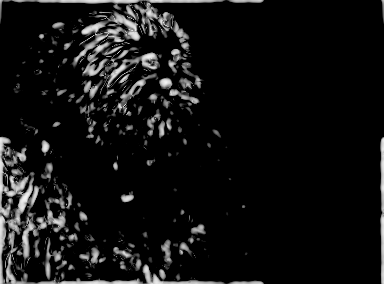
%> input picture codeBISA2/LPC-SI/monkey.bmp, 384 x 284 px
$ octave lpc_test.m   (GNU Octave 9; MATLAB toolbox functions it lacks are replaced by stand-ins)
%> lines starting %> are read from the running program, lines starting %| are printed output that depends on the picture
### codeBISA/LPC-SI/LPC_index_score.m
function [lpc_si, lpc_map] = LPC_index_score(im, scales, w, C, Beta_k, norient, B)

%========================================================================
%LPC-SI = Local Phase Coherence - Sharpness Index, Version 1.0
%Copyright(c) 2013 Rania Hassen
%All Rights Reserved.
%
%The authors are with Department of Electrical and Computer Engineering,
%University of Waterloo, Canada.
%
%----------------------------------------------------------------------
%Permission to use, copy, or modify this software and its documentation
%for educational and research purposes only and without fee is hereby
%granted, provided that this copyright notice and the original authors'
%names appear on all copies and supporting documentation. This program
%shall not be used, rewritten, or adapted as the basis of a commercial
%software or hardware product without first obtaining permission of the
%authors. The authors make no representations about the suitability of
%this software for any purpose. It is provided "as is" without express
%or implied warranty.
%----------------------------------------------------------------------
%
%This is an implementation of the algorithm for calculating the
%Local Phase Coherence - Sharpness Index (LPC-SI) for an input image.
%Please refer to the following papers:
%
%R. Hassen, Z. Wang, M. Salama, "Image Sharpness Assessment Based on Local Phase
% Coherence", IEEE Transactions on Image Processing, Volume: 22, Issue: 0, to appear 2013.
%
%R. Hassen, Z. Wang, and M. Salama, ¡°No-reference image sharpness
%assessment based on local phase coherence measurement ,¡± IEEE International
%Conference on Acoustics, Speech, & Signal Processing, Dallas, TX, Mar. 14-19, 2010.
%
%Kindly report any suggestions or corrections to zhouwang@ieee.org
%
%----------------------------------------------------------------------
%
%Input : (1) im: the input image
%        (2) scales: scales level of successive filters (see the above
%            reference for different scale factors).
%            Default is [1 3/2 2]
%        (3) w: scales weights used to evaluate LPC. The value of
%            weights are associated by the scales choosen. (see the above
%            reference for different scale factors and weights).
%            Default is [1 -3 2]
%        (4) C: constant in the LPC-SI formula (see the above
%            reference). Default is C = 2;
%        (5) Beta_k: parameter used to control the speed of decay of the
%            weighting function. default is: Beta_k = 1e-4;
%        (6) norient: number of filters orientation
%        (7) B: boundry parameter used to crop the input image
%
%Output: (1) lpc_si: no-reference sharpness objective score of the input
%            image. 1 means very sharp, and 0 means very blurred.
%        (2) lpc_map: LPC sharpness map
%
%Default Usage:
%   Given an input blurred image im, compute the preceived sharpness as
%   follow:
%
%   [si lpc_map] = lpc_si(im);
%
%Advanced Usage:
%   You can choose different scale values as follow:
%
%   [si lpc_map] = lpc_si(im,[1 2 4], [1 -3 2]);
%
%The authors would like to thanks Dr. Peter Kovesi for providing the
%intial implementation of logGabor filter bank.
%========================================================================

[row, col, dep]= size(im);
if dep > 1
    im = rgb2gray(im);
end

if nargin < 7,  B = round(min(row, col)/16); end
if nargin < 6,  norient  = 8; end
if nargin < 5,  Beta_k = 1e-4; end
if nargin < 4,  C = 2; end
if nargin < 3,  w = [1 -3 2]; end
if nargin < 2,  scales   = [1 3/2 2]; end

nscale   = length(scales);

im = double(im);
filter  = logGabor_2D(im,norient,nscale,scales,0.75);
imfft   = fft2(im);
s_lpc   = ones(row, col, norient);

for o = 1:norient
    for s = 1:nscale
        M(:,:,s) = ifft2(imfft .* filter{s,o});
        s_lpc(:,:,o) = s_lpc(:,:,o).*(M(:,:,s).^w(s));
    end
    e = abs(M(:,:,1));
    e_center = e(B+1:end-B, B+1:end-B);
    e_mean = mean(e_center(:));
    e_std = std(e_center(:));  % std  standard deviation
    T = e_mean + 2*e_std;
    e = max(0, e-T);
    energy(:,:,o) = e;
end
s_lpc_map = cos(angle(s_lpc));
s_lpc_map(s_lpc_map<0) = 0;
lpc_map = (sum(s_lpc_map.*energy,3))./(sum(energy,3) + C);
lpc_map_center = lpc_map(B+1:end-B, B+1:end-B);

sorted_si = sort(lpc_map_center(:),'descend')';
N = length(sorted_si);
u = exp(-((0:(N-1))/(N-1))/Beta_k);
lpc_si = sum(sorted_si.*u)/sum(u);

return;

% Copyright (c) 1996-2010 Peter Kovesi Centre for Exploration Targeting The University of Western Australia peter.kovesi at uwa edu au
function [filter] = logGabor_2D(im,nornt,ns,scalefac,sigma)


nscale          = ns;          % Number of wavelet scales.
norient         = nornt;       % Number of filter orientations.
minWaveLength   = 4;           % Wavelength of smallest scale filter.
r               = scalefac;    % Scaling factor between successive filters.
sigmaOnf        = sigma;       % Ratio of the standard deviation of the
                               % Gaussian describing the log Gabor filter's
                               % transfer function in the frequency domain
                               % to the filter center frequency.
dThetaOnSigma   = 1.5;   % Ratio of angular interval between filter orientations
                         % and the standard deviation of the angular Gaussian
                         % function used to construct filters in the
                         % freq. plane.

filter = cell(nscale, norient);
thetaSigma = pi/norient/dThetaOnSigma;  % Calculate the standard deviation of the
                                        % angular Gaussian function used to
                                        % construct filters in the freq. plane.

[rows,cols] = size(im);

% Pre-compute some stuff to speed up filter construction
% Set up X and Y matrices with ranges normalised to +/- 0.5
% The following code adjusts things appropriately for odd and even values
% of rows and columns.
if mod(cols,2)
    xrange = [-(cols-1)/2:(cols-1)/2]/(cols-1);
else
    xrange = [-cols/2:(cols/2-1)]/cols;
end

if mod(rows,2)
    yrange = [-(rows-1)/2:(rows-1)/2]/(rows-1);
else
    yrange = [-rows/2:(rows/2-1)]/rows;
end

[x,y] = meshgrid(xrange, yrange);

radius = sqrt(x.^2 + y.^2);       % Matrix values contain *normalised* radius from centre.
theta = atan2(-y,x);              % Matrix values contain polar angle.
                                  % (note -ve y is used to give +ve
                                  % anti-clockwise angles)

radius = ifftshift(radius);       % Quadrant shift radius and theta so that filters
theta  = ifftshift(theta);        % are constructed with 0 frequency at the corners.
radius(1,1) = 1;                  % Get rid of the 0 radius value at the 0
                                  % frequency point (now at top-left corner)
                                  % so that taking the log of the radius will
                                  % not cause trouble.

sintheta = sin(theta);
costheta = cos(theta);
clear x; clear y; clear theta;    % save a little memory

% Filters are constructed in terms of two components.
% 1) The radial component, which controls the frequency band that the filter
%    responds to
% 2) The angular component, which controls the orientation that the filter
%    responds to.
% The two components are multiplied together to construct the overall filter.

% Construct the radial filter components...

% First construct a low-pass filter that is as large as possible, yet falls
% away to zero at the boundaries.  All log Gabor filters are multiplied by
% this to ensure no extra frequencies at the 'corners' of the FFT are
% incorporated as this seems to upset the normalisation process when
% calculating phase congrunecy.
lp = lowpassfilter([rows,cols],.45,15);   % Radius .45, 'sharpness' 15

logGabor = cell(1,nscale);

for s = 1:nscale
    if size(r,2)> 1
        wavelength = minWaveLength * r(s);
    else
        wavelength = minWaveLength * r^(s-1);
    end
    fo = 1.0/wavelength;                  % Centre frequency of filter.
    logGabor{s} = exp((-(log(radius/fo)).^2) / (2 * log(sigmaOnf)^2));
    logGabor{s} = logGabor{s}.*lp;        % Apply low-pass filter
    logGabor{s}(1,1) = 0;                 % Set the value at the 0 frequency point of the filter
                                          % back to zero (undo the radius fudge).
end

% Then construct the angular filter components...

spread = cell(1,norient);

for o = 1:norient
  angl = (o-1)*pi/norient;           % Filter angle.

  % For each point in the filter matrix calculate the angular distance from
  % the specified filter orientation.  To overcome the angular wrap-around
  % problem sine difference and cosine difference values are first computed
  % and then the atan2 function is used to determine angular distance.

  ds = sintheta * cos(angl) - costheta * sin(angl);    % Difference in sine.
  dc = costheta * cos(angl) + sintheta * sin(angl);    % Difference in cosine.
  dtheta = abs(atan2(ds,dc));                          % Absolute angular distance.
  spread{o} = exp((-dtheta.^2) / (2 * thetaSigma^2));  % Calculate the
                                                       % angular filter component.
end
% The main loop...

for o = 1:norient                    % For each orientation.
%   angl = (o-1)*pi/norient;           % Filter angle.
  for s = 1:nscale,                  % For each scale.
    filter{s,o} = logGabor{s} .* spread{o};   % Multiply radial and angular
  end
end
%--------------------------------------------------------------------------
function f = lowpassfilter(sze, cutoff, n)

    if cutoff < 0 | cutoff > 0.5
        error('cutoff frequency must be between 0 and 0.5');
    end

    if rem(n,1) ~= 0 | n < 1
        error('n must be an integer >= 1');
    end

    if length(sze) == 1
        rows = sze; cols = sze;
    else
        rows = sze(1); cols = sze(2);
    end

    % Set up X and Y matrices with ranges normalised to +/- 0.5
    % The following code adjusts things appropriately for odd and even values
    % of rows and columns.
    if mod(cols,2)
        xrange = [-(cols-1)/2:(cols-1)/2]/(cols-1);
    else
        xrange = [-cols/2:(cols/2-1)]/cols;
    end

    if mod(rows,2)
        yrange = [-(rows-1)/2:(rows-1)/2]/(rows-1);
    else
        yrange = [-rows/2:(rows/2-1)]/rows;
    end

    [x,y] = meshgrid(xrange, yrange);
    radius = sqrt(x.^2 + y.^2);        % A matrix with every pixel = radius relative to centre.
    f = ifftshift( 1.0 ./ (1.0 + (radius ./ cutoff).^(2*n)) );   % The filter

### codeBISA2/LPC-SI/lpc_test.m
tic

clear all;clc;

img=imread('monkey.bmp');
%> img is the input picture: size 284x384 uint8; min 0, max 242, mean 18
% img=rgb2gray(img);
[si, lpc_map] = LPC_index_score(img);
%> in logGabor_2D, `radius(1,1) = 1;`:
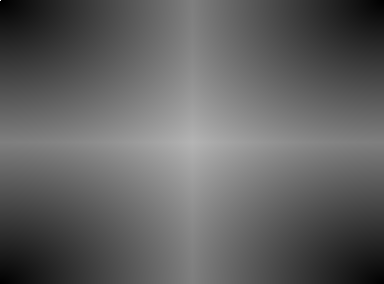
%> radius: size 284x384 double; min 0.0026, max 1, mean 0.383
%> in LPC_index_score, `filter  = logGabor_2D(im,norient,nscale,scales,0.75);`: filter = 24 items
%> the loop in LPC_index_score, `for o = 1:norient` made 8 passes
%> (e_mean, e_std, T) on passes 1 to 8: (1.26, 2.43, 6.12), (1.14, 2.21, 5.57), (1.08, 2.07, 5.21), (1.04, 2.04, 5.13), (1.1, 2.22, 5.53), (1.28, 2.71, 6.7), (1.37, 2.91, 7.19), (1.32, 2.6, 6.52)
%> pass 1, in LPC_index_score, `e = abs(M(:,:,1));`:
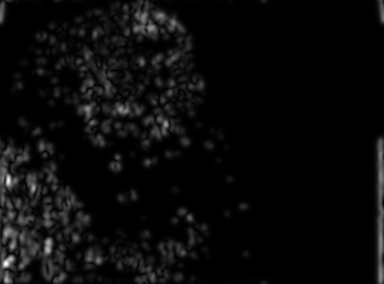
%> e: size 284x384 double; min 1.5e-06, max 35.52, mean 1.5; drawn with min black and max white
%> pass 1, in LPC_index_score, `e_center = e(B+1:end-B, B+1:end-B);`:
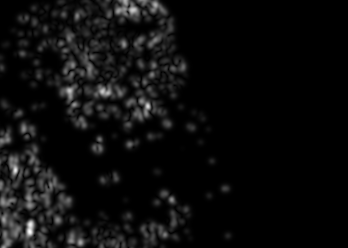
%> e_center: size 248x348 double; min 2.5e-06, max 25.02, mean 1.3; drawn with min black and max white
%> pass 1, in LPC_index_score, `e = max(0, e-T);`:
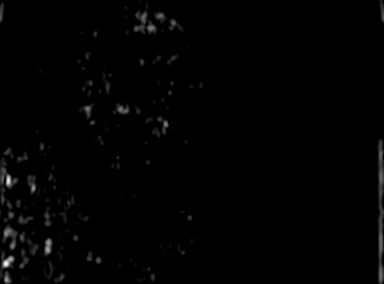
%> e: size 284x384 double; min 0, max 29.4, mean 0.3; drawn with min black and max white
%> pass 2, in LPC_index_score, `e = abs(M(:,:,1));`:
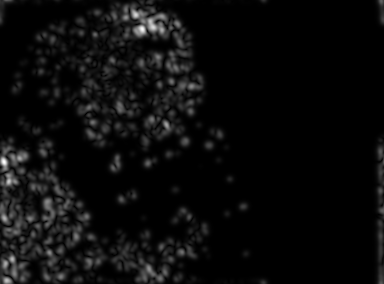
%> e: size 284x384 double; min 6.3e-07, max 27.77, mean 1.3; drawn with min black and max white
%> in LPC_index_score, `lpc_map = (sum(s_lpc_map.*energy,3))./(sum(energy,3) + C);`:
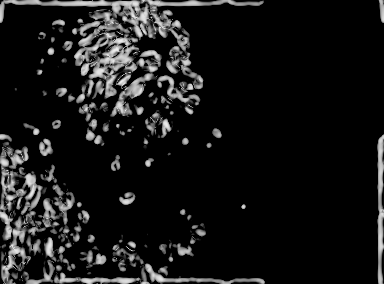
%> lpc_map: size 284x384 double; min 0, max 0.948, mean 0.0922
%> in LPC_index_score, `lpc_map_center = lpc_map(B+1:end-B, B+1:end-B);`:
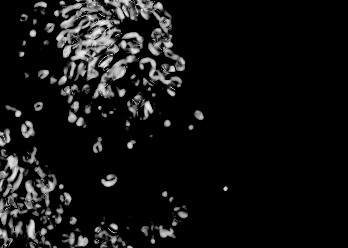
%> lpc_map_center: size 248x348 double; min 0, max 0.948, mean 0.0758
%> in LPC_index_score, `lpc_si = sum(sorted_si.*u)/sum(u);`: lpc_si = 0.928
%> si = 0.928
% [25 lines of commented-out code are left out]


toc

$ run again, with codeBISA2/LPC-SI/Dargon.bmp copied over codeBISA2/LPC-SI/monkey.bmp
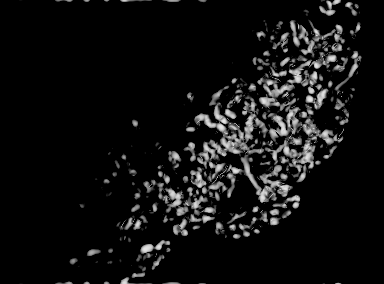
%> input picture codeBISA2/LPC-SI/Dargon.bmp, 384 x 284 px
%> img is the input picture: size 284x384 uint8; min 0, max 232, mean 16.8
%> in LPC_index_score, `filter  = logGabor_2D(im,norient,nscale,scales,0.75);`: filter = 24 items
%> the loop in LPC_index_score, `for o = 1:norient` made 8 passes
%> (e_mean, e_std, T) on passes 1 to 8: (1.65, 2.77, 7.2), (1.61, 2.69, 7), (1.59, 2.64, 6.86), (1.53, 2.57, 6.68), (1.59, 2.65, 6.89), (1.67, 2.74, 7.16), (1.72, 2.88, 7.49), (1.72, 2.84, 7.4)
%> pass 1, in LPC_index_score, `e_center = e(B+1:end-B, B+1:end-B);`:
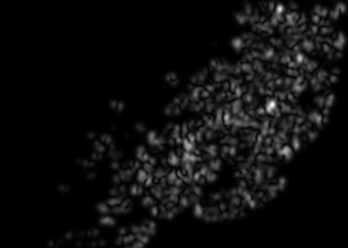
%> e_center: size 248x348 double; min 2.45e-06, max 29.6, mean 1.7; drawn with min black and max white
%> in LPC_index_score, `lpc_map_center = lpc_map(B+1:end-B, B+1:end-B);`:
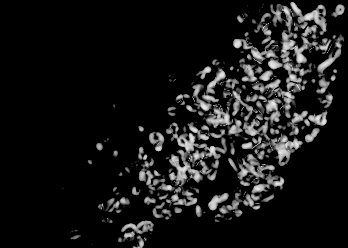
%> lpc_map_center: size 248x348 double; min 0, max 0.937, mean 0.09
%> lpc_si = 0.912

$ run again, with codeBISA2/LPC-SI/Flower.bmp copied over codeBISA2/LPC-SI/monkey.bmp
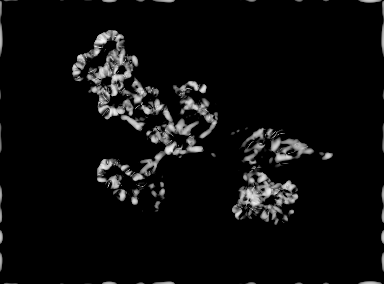
%> input picture codeBISA2/LPC-SI/Flower.bmp, 384 x 284 px
%> img is the input picture: size 284x384 uint8; min 0, max 245, mean 12.4
%> in LPC_index_score, `filter  = logGabor_2D(im,norient,nscale,scales,0.75);`: filter = 24 items
%> the loop in LPC_index_score, `for o = 1:norient` made 8 passes
%> (e_mean, e_std, T) on passes 1 to 8: (0.87, 2.05, 4.97), (0.833, 1.96, 4.75), (0.882, 2.09, 5.07), (0.867, 2.01, 4.88), (0.926, 2.14, 5.21), (1, 2.32, 5.64), (1.01, 2.32, 5.64), (0.945, 2.21, 5.37)
%> pass 1, in LPC_index_score, `e_center = e(B+1:end-B, B+1:end-B);`:
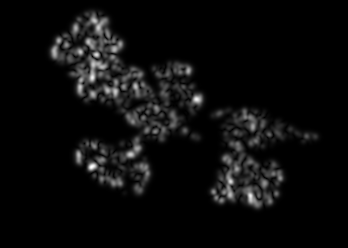
%> e_center: size 248x348 double; min 1.65e-09, max 18.74, mean 0.87; drawn with min black and max white
%> in LPC_index_score, `lpc_map_center = lpc_map(B+1:end-B, B+1:end-B);`:
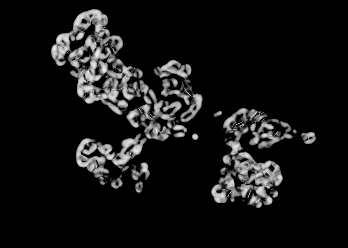
%> lpc_map_center: size 248x348 double; min 0, max 0.935, mean 0.0794
%> lpc_si = 0.916

$ run again, with codeBISA2/LPC-SI/orchid.bmp copied over codeBISA2/LPC-SI/monkey.bmp
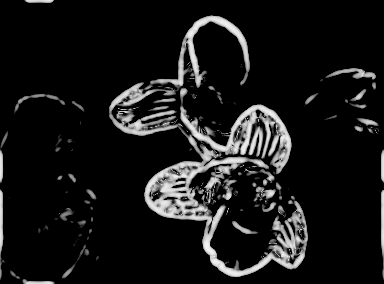
%> input picture codeBISA2/LPC-SI/orchid.bmp, 384 x 284 px
%> img is the input picture: size 284x384 uint8; min 0, max 244, mean 23.4
%> in LPC_index_score, `filter  = logGabor_2D(im,norient,nscale,scales,0.75);`: filter = 24 items
%> the loop in LPC_index_score, `for o = 1:norient` made 8 passes
%> (e_mean, e_std, T) on passes 1 to 8: (1.43, 3, 7.44), (1.37, 2.81, 6.98), (1.36, 2.7, 6.77), (1.36, 2.66, 6.67), (1.61, 3.31, 8.22), (1.6, 3.23, 8.06), (1.43, 2.77, 6.96), (1.49, 3.15, 7.79)
%> in LPC_index_score, `lpc_map_center = lpc_map(B+1:end-B, B+1:end-B);`:
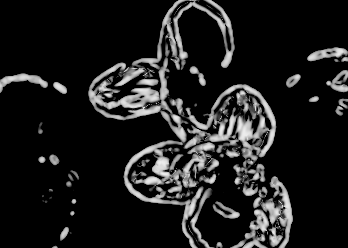
%> lpc_map_center: size 248x348 double; min 0, max 0.932, mean 0.115
%> lpc_si = 0.927
